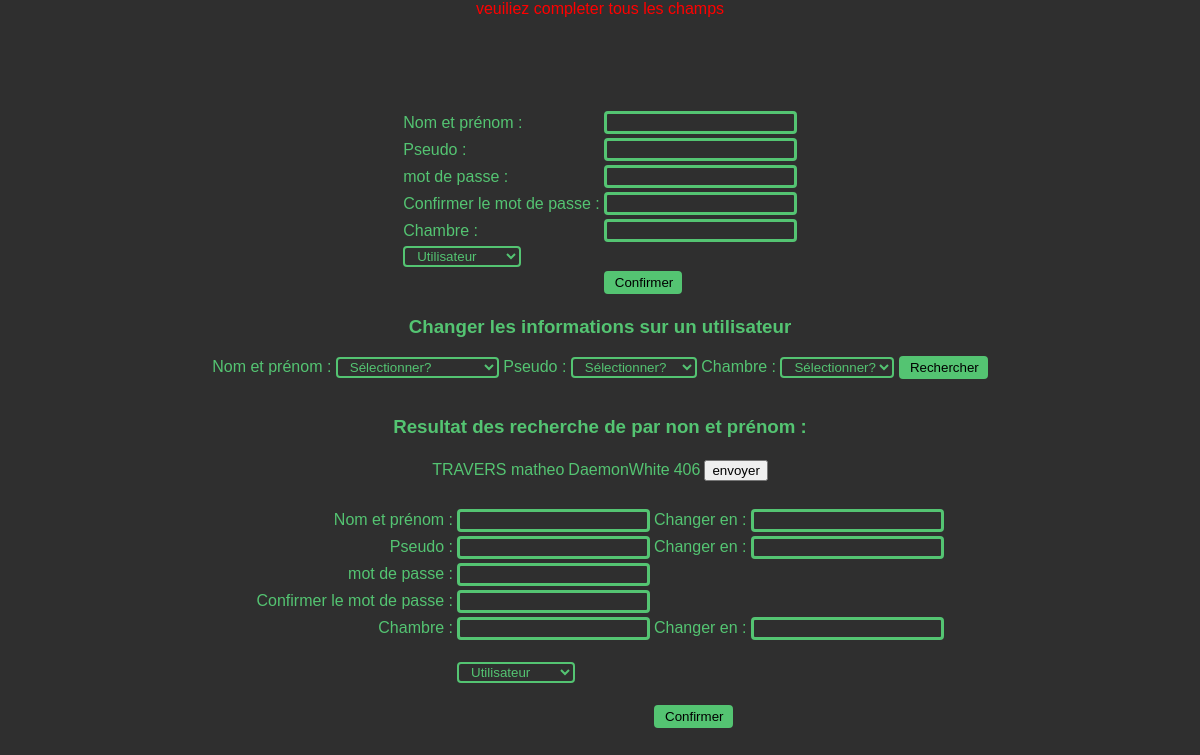
/Com/TestNewPassWord.php?T1=TRAVERS matheo (signed in), run on an earlier commit of the app's database.
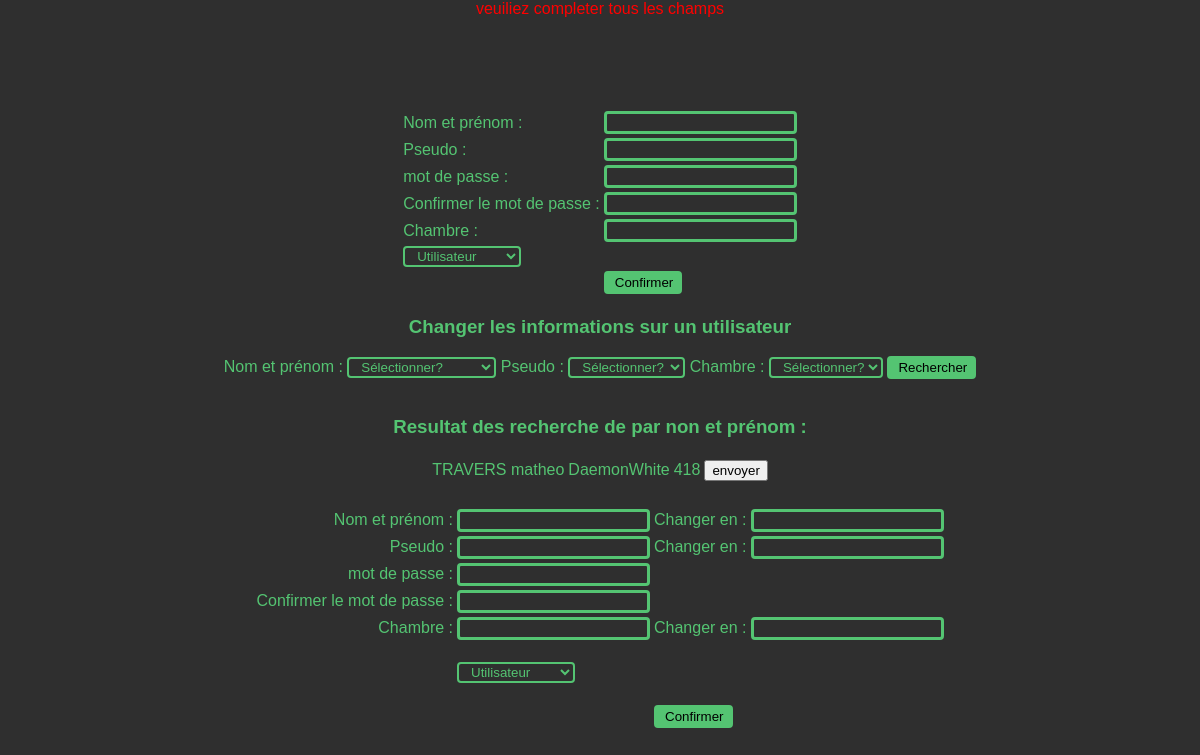
And on a later commit of the database.
### tables this page shows
CREATE TABLE `membre` (
  `ID_user` int(11) NOT NULL,
  `UserName` varchar(50) NOT NULL,
  `Name_Surname` varchar(255) NOT NULL,
  `Password` text NOT NULL,
  `Securiter` int(11) NOT NULL,
  `Chambre` int(11) NOT NULL,
  `IP1` text DEFAULT NULL,
  `IP2` text DEFAULT NULL,
  `Modif_IP` int(11) DEFAULT 0,
  `conf` int(11) NOT NULL DEFAULT 0
);

### Com/TestNewPassWord.php (the view, shortened to what this page needs)
<!DOCTYPE html>
<html>
<head>
  <link rel="stylesheet" href="../Res/style.css" />
</head>
<?php
$SecuG = htmlspecialchars($_SESSION['Securiter']);
if ($SecuG == 3) {
if (empty($_GET['T1'])) {
    $IDChoix1 = "a";
} else {
    $IDChoix1 = $_GET['T1'];
}
$idAplique = 0;
$bdd = new pdo('mysql:host=172.18.0.3;dbname=highmediadata', 'HMS','Secure45RootHGMProject',   array(PDO::ATTR_ERRMODE => PDO::ERRMODE_EXCEPTION));
$reqsearchA = $bdd->prepare("SELECT UserName, Name_Surname, Chambre, Securiter FROM membre WHERE Name_Surname = ?");
$reqsearchA->execute(array($IDChoix1));
if (!empty($_POST['Pseudo']) AND !empty($_POST['Pass']) AND !empty($_POST['Securiter']) AND !empty($_POST['Name']) AND !empty($_POST['Chambr']))
{
   echo $pseudo = $_POST['Pseudo'];
    $passW = $_POST['Pass'];
    $passVerif = $_POST['VerifPass'];
    $RealName = $_POST['Name'];
    $UsChanmbre = $_POST['Chambr'];
    $UsSecuriter = $_POST['Securiter'];
    $reqUsname = $bdd->prepare("SELECT UserName FROM membre WHERE UserName = ?");
    $reqUsname->execute(array($pseudo));
    $UsNameExist = $reqUsname->rowCount();
        if ($UsNameExist == 0) {
            $reqName = $bdd->prepare("SELECT Name_Surname FROM membre WHERE Name_Surname = ?");
            $reqName->execute(array($RealName));
            $UsName = $reqName->rowCount();
                if ($UsName == 0) {
                    if (($passW == $passVerif) AND !empty($_POST['Pass']) AND !empty($_POST['VerifPass']))
                     {
                     echo $pseudo;
                         $pass_hache = password_hash($passW, PASSWORD_BCRYPT);
                         $insertmbr = $bdd->prepare("INSERT INTO membre(UserName, Name_Surname, Password, Chambre, Securiter) VALUES  (?,?,?,?,?)");
                                          $insertmbr->execute(array( $pseudo, $RealName, $pass_hache, $UsChanmbre, $UsSecuriter));
                                          $NewPass = 1;
                                     echo '<script type="text/javascript">
                                   window.onload = function () { alert("Compte créer"); }
                                 </script>';
                     } else {
                            $erreur = "Mot de passe incorecte";
                     }
                } else { $erreur = "Nom d'utilisateur d'éja utiliser";}
        } else { $erreur = "Pseudo d'éjà utiliser";}
} else { $erreur = "veuiliez completer tous les champs"; }
        	            ?>
<body onload="valeurToTen()" class="BackgroundA" style="color: #54C472;  flex-direction: column; ">
<div align="center">
            <?php if(isset($erreur)) {echo '<font color="red">'.$erreur."</font>";}?>
<table>
<tr>
	<form action="" method="post">
        <td><label for="UsName"> Nom et prénom :  </label> </td><td>  <input class="texteBase" type="text" name="Name" id="pseudo"/></td></tr>
        <td><a>Pseudo :         </a>  </td><td> <input class="texteBase" type="text" name="Pseudo" /></td></tr>
        <td><a>mot de passe :   </a> </td><td>  <input class="texteBase" type="text" name="Pass" /></td></tr>
        <td><a>Confirmer le mot de passe : </a>  </td><td>  <input class="texteBase" type="text" name="VerifPass" /></td></tr>
        <td><a>Chambre :        </a> </td><td>  <input class="texteBase" type="text" name="Chambr" /></td></tr><br><br>
        <tr><td>
          <select class="selectBase" name="Securiter">
            <option value="1">Utilisateur</option>
          </select>
        </td></tr>
<br><br><br><br>
      <tr><td align="center"><td>
        <input class="buttonBase" type="submit" value="Confirmer" />
      </td></td>
    </tr>
  </table>
</div>
<div align="center">
    <h3>Changer les informations sur un utilisateur</h2>
    <form action="" id="Search" method="post">
        <label> Nom et prénom :  </label></li>   <select class="selectBase" name="choix" id="choixName" onchange="RegistreOnchage()">
                                                                <option value=""> Sélectionner? </option>
																</select>
		 <label> Pseudo :  </label></li>   <select class="selectBase" name="choix2" id="choixUsName" onchange="RegistreOnchage()">
                                                                <option value=""> Sélectionner? </option>
																</select>
		 <label> Chambre :  </label></li>   <select  class="selectBase" name="choix3"  id="ChoixCha" onchange="RegistreOnchage()">
                                                                <option value=""> Sélectionner? </option>
																</select> <input class="buttonBase" type="submit" value="Rechercher" /><br><br>
          <h3>Resultat des recherche de par non et prénom : </h3>
         </form>
         <table>
            <p><?php echo '<tr align="center">'; while ($donnes = $reqsearchA->fetch()) { $idAplique++; echo '<td>'; echo $donnes['Name_Surname']; echo '</td>'; echo '<td>'; echo $donnes['UserName']; echo '</td>'; echo '<td>'; echo $donnes['Chambre']; echo '</td> <td align="right" >'; echo '<button id="ChoiceID'; echo $idAplique; echo'" name="ChoiceID'; echo $idAplique; echo'" onclick="AutoPain(';?> '<?php echo $donnes['Name_Surname'];?>','<?php echo $donnes['UserName'];?>', <?php echo $donnes['Chambre'];?>, <?php echo $donnes['Securiter']; echo')">envoyer</button></td></tr> ';} ?>
            </p>
        </table><br>
<table>
<form action="ModifCompte.php" method="post">
    <tr>
        <td align="right">
            Nom et prénom :
        </td>
        <td align="right">
                <input class="texteBase" type="text" name="NName" value="<?php if(isset($_GET['D1'])) { echo $_GET['D1']; }?>"/>
        </td>
        <td align="right">
                <a>Changer en : </a>
        </td>
        <td align="right">
                <input class="texteBase" type="text" name="NNameV" value="<?php if(isset($_GET['D1'])) { echo $_GET['D1']; }?>"/>
        </td>
    </tr>
    <tr>
        <td align="right"><a>Pseudo : </a>
        </td>
        <td align="right">
             <input class="texteBase" type="text" name="NPseudo" value="<?php if(isset($_GET['D2'])) { echo $_GET['D2']; }?>"/>
        </td>
        <td align="right">
             <a>Changer en : </a>
        </td>
        <td align="right">
             <input class="texteBase" type="text" name="NPseudoV" value="<?php if(isset($_GET['D2'])) { echo $_GET['D2']; }?>"/>
         </td>
    </tr>
    <tr>
        <td align="right">
            <a>mot de passe : </a>
        </td>
        <td align="right">
            <input class="texteBase" type="text" name="NPassV" />
        </td>
    </tr>
    <tr>
        <td align="right">
            <a>Confirmer le mot de passe : </a>
        </td>
        <td align="left">
            <input class="texteBase" type="text" name="NVerifPassV" />
        </td>
    </tr>
    <tr>
        <td align="right">
                <a>Chambre :        </a>
        </td>
        <td align="right">
                <input class="texteBase" type="text" name="NChambr" value="<?php if(isset($_GET['D3'])) { echo $_GET['D3']; }?>" />
        </td>
        <td align="right">
                <a>Changer en : </a>
        </td>
        <td align="right">
                <input class="texteBase" type="text" name="NChambrV" value="<?php if(isset($_GET['D3'])) { echo $_GET['D3']; }?>" />
        </td>
     </tr>
     <tr><td><td><br>
        <select class="selectBase" id="Secu" name="Securiter">
                <option value="1">Utilisateur</option>
        </select><br><br>
    </td></td></tr>
    <tr><td align="center"><td><td>
        <input class="buttonBase" type="submit" value="Confirmer" />
    </td></td></td>
    </tr>
</table>
</div>
<br/>
<?php } else {
echo "Vous n'avez pas l'autoriqtion d'aller ici votre compte sera signaler";
}?>
</body>
</html>

### Res/style.css (style rules this page uses)
body { overflow: hidden; display: flex; margin: 0; padding: 0; font-family: Arial; }
.BackgroundA { background-color: #2F2F2F; color: white; }
.texteBase { -moz-border-radius:4px; border-radius:4px; border: 3px #54C472 solid; background-color: #2F2F2F; padding-left:8px; color: #54C472; }
.buttonBase { -moz-border-radius:4px; border-radius:4px; border: 3px #54C472 solid; background-color: #54C472; padding-left:8px; }
.selectBase { -moz-border-radius:4px; border-radius:4px; border: 2px #54C472 solid; background-color: #2F2F2F; padding-left:8px; color: #54C472; }

What changed in the data, as far as the page shows it:
changed membre "TRAVERS matheo": Chambre "406" → "418"
